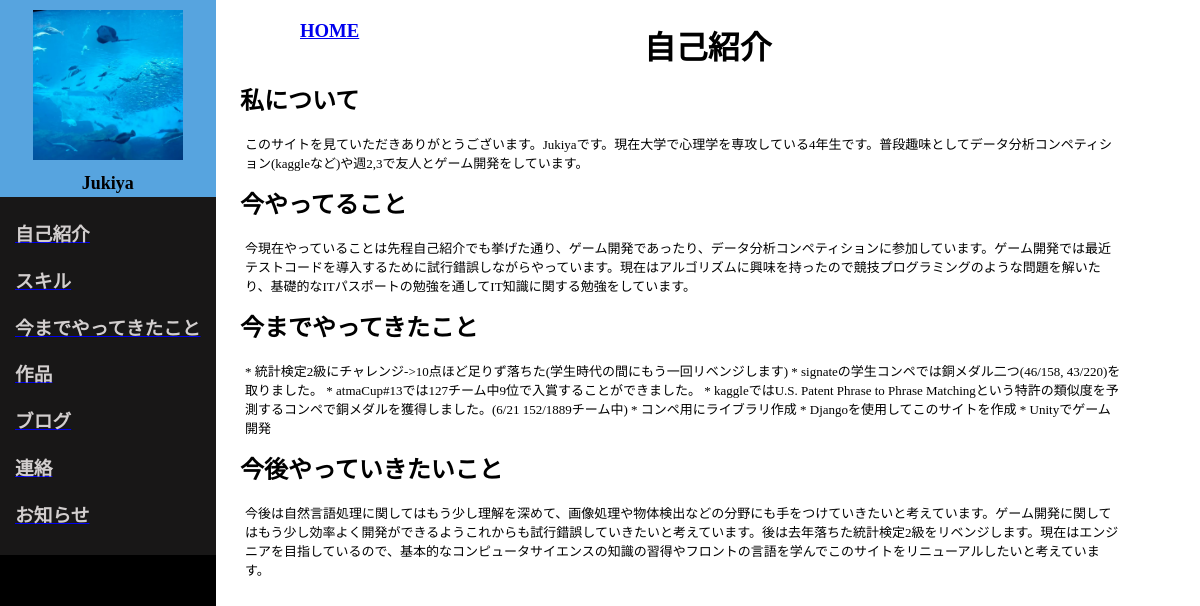
The app's page /introduction/, older data.
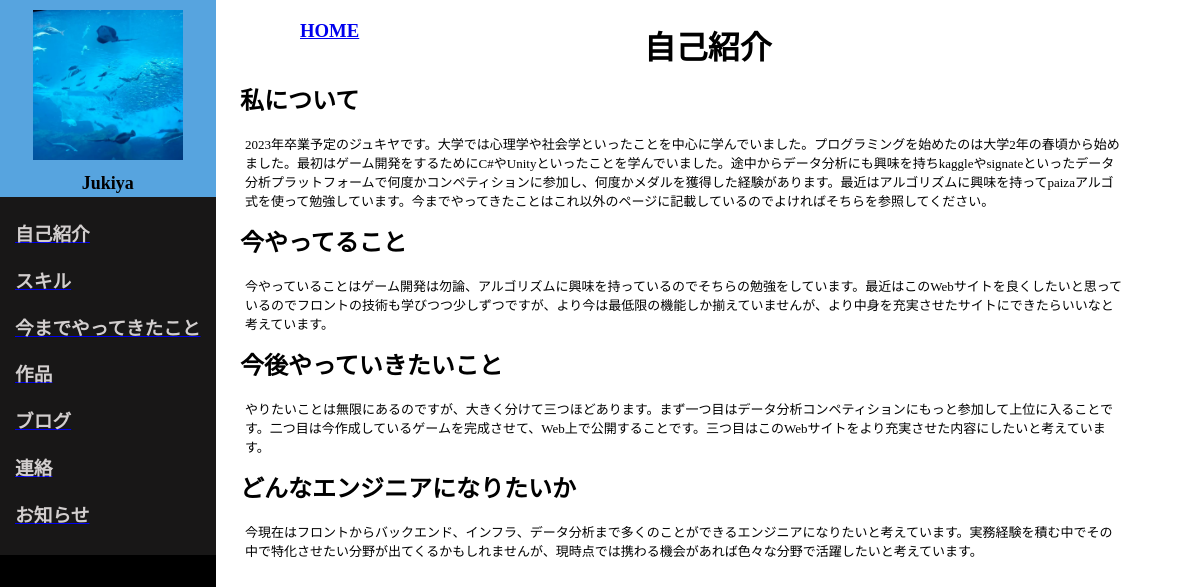
The same page, newer data.
### myapp/models.py (models this page shows, shortened)
class SelfIntroductionModel(models.Model):
    title = models.CharField(max_length=100, blank=True)
    description = models.TextField(
        max_length=10000, default="Please input text")

### myapp/views.py (the view)
# urls.py: path("introduction/", views.SelfIntroductionView.as_view(), name="introduction"),
class SelfIntroductionView(View):
    def get(self, request, *args, **kwargs):
        about_data = SelfIntroductionModel.objects.all()
        return render(request, "myapp/self_introduction.html", {"about_data":about_data})

### myapp/templates/myapp/self_introduction.html (shortened to what this page needs)
<!DOCTYPE html>
{% load static %}
<html lang="en">
    <head>
        <link rel="stylesheet" type="text/css" href="{% static 'css/introduction.css' %}">
        <div class="header">
            <div class="profile">
                <img src="/media/img/upload/my_favorite_photo.jpg" , alt="profile_icon" , width="150" , height="150">
                <h1><font color="black">Jukiya</font></h1>
            </div>
            <div class="page_link">
                <a href="{% url 'myapp:introduction' %}"><h3>自己紹介</h3></a>
                <a href="{% url 'myapp:skill' %}"><h3>スキル</h3></a>
                <a href="{% url 'myapp:experience' %}"><h3>今までやってきたこと</h3></a>
                <a href="{% url 'myapp:works' %}"><h3>作品</h3></a>
                <a href="{% url 'myapp:blog' %}"><h3>ブログ</h3></a>
                <a href="{% url 'myapp:contact' %}"><h3>連絡</h3></a>
                <a href="{% url 'myapp:news' %}"><h3>お知らせ</h3></a>
            </div>
        </div>
    </head>
    <body>
        <div class="title">
            <a href="{% url 'myapp:home' %}"><h3>HOME</h3></a>
        <h1 class="introduction">自己紹介</h1>
        </div>
        <div class="introduction_content", id="aboutmecontent">
            {% for about in about_data %}
            <ul>
                <li><h2>{{about.title}}</h2></li>
                <p>{{ about.description | linebreaks }}</p>
            </ul>
            {% endfor %}
        </div>
    </body>
</html>

Row changes from the older to the newer data that the page shows:
removed SelfIntroductionModel: title "今までやってきたこと", description "* 統計検定2級にチャレンジ->10点ほど足りず落ちた(学生時代の間にもう一回リベンジします) * signateの学生コンペでは銅メダル二つ(46/158, 43/220)を取りました。 * atmaCup#13では127チーム中9位で入賞することができました。 * kaggleではU.S. Patent Phrase to Phrase Matchingという特許の類似度を予測するコンペで銅メダルを獲得しました。(6/21 152/1889チーム中) * コンペ用にライブラリ作成 * Djangoを使用してこのサイトを作成 * Unityでゲーム開発"
changed SelfIntroductionModel "私について": description "このサイトを見ていただきありがとうございます。Jukiyaです。現在大学で心理学を専攻している4年生です。普段趣味としてデータ分析コンペティション(kaggleなど)や週2,3で友人とゲーム開発をしています。" → "2023年卒業予定のジュキヤです。大学では心理学や社会学といったことを中心に学んでいました。プログラミングを始めたのは大学2年の春頃から始めました。最初はゲーム開発をするためにC#やUnityといったことを学んでいました。途中からデータ分析にも興味を持ちkaggleやsignateといったデータ分析プラットフォームで何度かコンペティションに参加し、何度かメダルを獲得した経験があります。最近はアルゴリズムに興味を持ってpaizaアルゴ式を使って勉強しています。今までやってきたことはこれ以外のページに記載しているのでよければそちらを参照してください。"
changed SelfIntroductionModel "今やってること": description "今現在やっていることは先程自己紹介でも挙げた通り、ゲーム開発であったり、データ分析コンペティションに参加しています。ゲーム開発では最近テストコードを導入するために試行錯誤しながらやっています。現在はアルゴリズムに興味を持ったので競技プログラミングのような問題を解いたり、基礎的なITパスポートの勉強を通してIT知識に関する勉強をしています。" → "今やっていることはゲーム開発は勿論、アルゴリズムに興味を持っているのでそちらの勉強をしています。最近はこのWebサイトを良くしたいと思っているのでフロントの技術も学びつつ少しずつですが、より今は最低限の機能しか揃えていませんが、より中身を充実させたサイトにできたらいいなと考えています。"
changed SelfIntroductionModel "今後やっていきたいこと": description "今後は自然言語処理に関してはもう少し理解を深めて、画像処理や物体検出などの分野にも手をつけていきたいと考えています。ゲーム開発に関してはもう少し効率よく開発ができるようこれからも試行錯誤していきたいと考えています。後は去年落ちた統計検定2級をリベンジします。現在はエンジニアを目指しているので、基本的なコンピュータサイエンスの知識の習得やフロントの言語を学んでこのサイトをリニューアルしたいと考えています。" → "やりたいことは無限にあるのですが、大きく分けて三つほどあります。まず一つ目はデータ分析コンペティションにもっと参加して上位に入ることです。二つ目は今作成しているゲームを完成させて、Web上で公開することです。三つ目はこのWebサイトをより充実させた内容にしたいと考えています。"
added SelfIntroductionModel: title "どんなエンジニアになりたいか", description "今現在はフロントからバックエンド、インフラ、データ分析まで多くのことができるエンジニアになりたいと考えています。実務経験を積む中でその中で特化させたい分野が出てくるかもしれませんが、現時点では携わる機会があれば色々な分野で活躍したいと考えています。"
